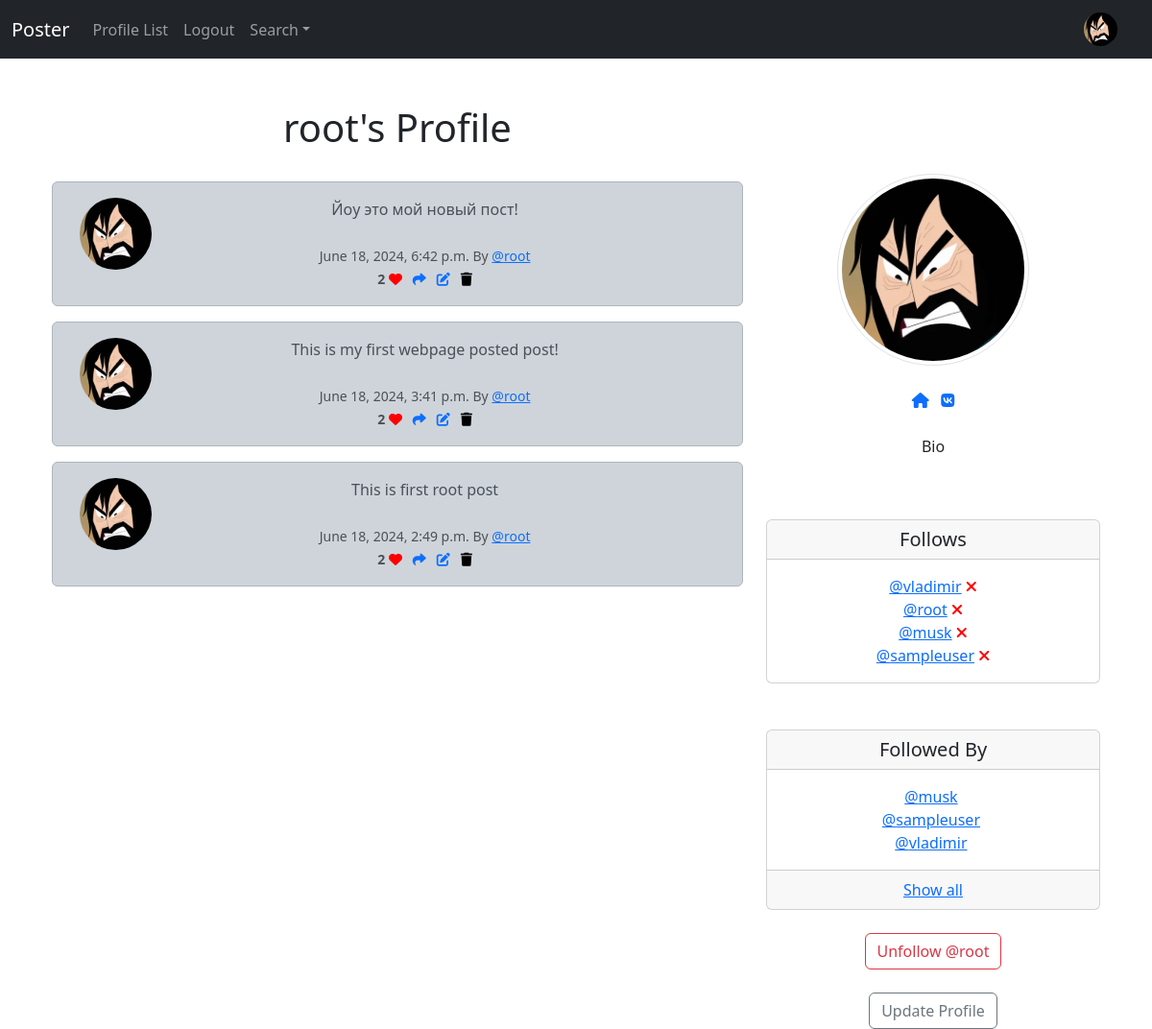
Screenshot of /profile/1 (signed in) with the database file from the repository.
### poster/models.py (models this page shows, shortened)
class Profile(models.Model):
    user = models.OneToOneField(User, on_delete=models.CASCADE)
    follows = models.ManyToManyField('self', related_name='followed_by', symmetrical=False, blank=True)
    date_modified = models.DateTimeField(User, auto_now=True)
    profile_image = models.ImageField(null=True, blank=True, upload_to='images/')
    profile_bio = models.CharField(null=True, blank=True, max_length=140)
    website_link = models.CharField(null=True, blank=True, max_length=2000)
    vk_link = models.CharField(null=True, blank=True, max_length=2000)
    def __str__(self):
        return self.user.username

class Post(models.Model):
    user = models.ForeignKey(
        User, related_name='posts',
        on_delete=models.DO_NOTHING)
    body = models.CharField(max_length=200)
    created_at = models.DateTimeField(auto_now_add=True)
    likes = models.ManyToManyField(User, related_name='post_like', blank=True)
    def likes_count(self):
        return self.likes.count()

### poster/views.py (the view, shortened to what this page needs)
# urls.py: path('profile/<int:pk>', views.profile, name='profile'),
def profile(request, pk):
    if request.user.is_authenticated:
        profile = Profile.objects.get(user_id=pk)
        posts = Post.objects.filter(user_id=pk).order_by('-created_at')
        return render(request, 'profile.html', {'profile': profile, 'posts': posts})
    else:
        messages.success(request, 'You must be logged in to view this page.')
        return redirect('home')

### poster/templates/profile.html (shortened to what this page needs)
{% extends 'base.html' %}
{% load static %}
{% block content %}
{% if profile %}
<div class="container text-center" xmlns="http://www.w3.org/1999/html">
        <div class="row">
            <div class="col-8">
                <h1>{{ profile.user.username }}'s Profile</h1><br/>
                    {% if posts %}
                    {% for post in posts %}
                        {% include 'post_base.html' %}
                    {% endfor %}
                    {% endif %}
            </div>
            <div class="col-4">
                <br/><br/><br/>
                {% if profile.profile_image %}
                    <img src="{{ profile.profile_image.url }}" width=200 height=200 class="img-thumbnail rounded-circle">
                {% else %}
                    <img src="{% static 'images/default_pfp.png' %}" width=200 height=200 class="img-thumbnail rounded-circle" alt="Profile Image">
                {% endif %}
                <br/><br/>
                {% if profile.website_link %}
                    <a href="{{ profile.website_link }}" target="new"><i class="fa-solid fa-house"></i></i></a>
                {% endif %}
                {% if profile.vk_link %}
                    <a href="{{ profile.vk_link }}" target="new"><i class="fa-brands fa-vk"></i></a>
                {% endif %}
                <br/><br/>
                {% if profile.profile_bio %}
                <p align="center">{{ profile.profile_bio }}</p>
                {% endif %}
                <br/><br/>
                <div class="card">
                <h5 class="card-header">Follows</h5>
                    <div class="card-body">
                        <p class="card-text">
                        {% for following in profile.follows.all %}
                        <a href="{% url 'profile' following.user.id %}">@{{ following|lower }}</a>
                        <a href="{% url 'unfollow' following.user.id %}"><i class="fa-solid fa-xmark" style="color: Red"></i></a>
                        <br/>
                        {% endfor %}
                        </p>
                    </div>
                </div>
                <br/><br/>
                <div class="card">
                    <h5 class="card-header">Followed By</h5>
                        <div class="card-body">
                            <p class="card-text">
                                {% for following in profile.followed_by.all|slice:3 %}
                                    <a href="{% url 'profile' following.user.id %}">@{{ following|lower }}</a>&nbsp;
                                    <br/>
                                {% endfor %}
                            </p>
                        </div>
                        <div class="card-footer">
                            <a href="{% url 'profile_followers'  profile.user.id %}">Show all</a>
                        </div>
                </div>
                <br/>
    <form method="POST">
        {% if profile in user.profile.follows.all %}
            <button class="btn btn-outline-danger"
                name="follow" value="unfollow"
                type="submit">Unfollow @{{ profile.user.username|lower }}
            </button>
        {% else %}
            <button class="btn btn-outline-success"
                name="follow" value="follow"
                type="submit">Follow @{{ profile.user.username|lower }}
            </button>
        {% endif %}
    </form>
<br/>
                {% if request.user.id == profile.user.id %}
                    <a href="{% url 'update_user' %}" class="btn btn-outline-secondary">Update Profile</a>
                {% endif %}
            </div>
        </div>
    </div>
{% endif %}
{% endblock %}

### poster/templates/navbar.html (shortened to what this page needs)
{% load static %}
<nav class="navbar navbar-expand-lg navbar-dark bg-dark" xmlns="http://www.w3.org/1999/html">
  <div class="container-fluid">
    <a class="navbar-brand" href="{% url 'home' %}">Poster</a>
    <div class="collapse navbar-collapse" id="navbarSupportedContent">
      <ul class="navbar-nav me-auto mb-2 mb-lg-0">
        <li class="nav-item">
          <a class="nav-link" href="{% url 'profile_list' %}">Profile List</a>
        </li>
        {% if user.is_authenticated %}
          <li class="nav-item">
            <a class="nav-link" href="{% url 'logout' %}">Logout</a>
          </li>
        {% endif %}
        <li class="nav-item dropdown">
          <a class="nav-link dropdown-toggle" href="#" role="button" data-bs-toggle="dropdown" aria-expanded="false">Search</a>
        </li>
      </ul>
      {% if user.is_authenticated %}
        <ul class="navbar-nav ml-auto">
          <li class="nav-link navbar-brand">
            {% if user.profile.profile_image %}
              <a href="{% url 'profile' request.user.id %}"><img src="{{ user.profile.profile_image.url }}" class="rounded-circle" width="35"></a>
            {% else %}
              <a href="{% url 'profile' request.user.id %}"><img src="{% static 'images/default_pfp.png' %}" class="rounded-circle" width="35"></a>
            {% endif %}
          </li>
        </ul>
      {% endif %}
    </div>
  </div>
</nav>

### poster/templates/post_base.html (shortened to what this page needs)
{% load static %}
<div class="alert alert-dark" role="alert">
    <div class="container">
        <div class="row">
            <div class="col-1">
            {% if post.user.profile.profile_image %}
                <img src="{{ post.user.profile.profile_image.url }}" width=75 height=75 class="rounded-circle" alt="{{ post.user.profile.user.username }}">
            {% else %}
                <img src="{% static 'images/default_pfp.png' %}" width=75 height=75 class="rounded-circle" alt="Profile Image">
            {% endif %}
            </div>
            <div class="col-11">
                {{ post.body }}<br/><br/>
                <small class="text-muted">
                    {{ post.created_at }} By
                    <a href="{% url 'profile' post.user.id %}">@{{ post.user.username|lower }}</a>
                    <br/>
                    <b>{{ post.likes_count }}</b>
                    {% if user in post.likes.all %}
                        <a href="{% url 'post_like' post.id %}"><i class="fa-solid fa-heart" style="color:Red"></i></a>
                    {% else %}
                        <a href="{% url 'post_like' post.id %}"><i class="fa-regular fa-heart"></i></a>
                    {% endif %}
                    <a href="{% url  'post_page' post.id %}"><i class="fa-solid fa-share"></i></a>
                    {% if request.user.username == post.user.username %}
                        <a href="{% url  'edit_post' post.id %}"><i class="fa-solid fa-edit"></i></a>
                        <a href="{% url  'delete_post' post.id %}"><i class="fa-solid fa-trash" style="color:Black"></i></a>
                    {% endif %}
                </small>
            </div>
        </div>
    </div>
</div>

### rows the page displays
Profile: user.username "root", profile_image (picture), profile_bio "Bio"
Post: user.profile.profile_image (picture), body "Йоу это мой новый пост!", created_at "June 18, 2024, 6:42 p.m.", user.username "root", likes_count "2"
Post: user.profile.profile_image (picture), body "This is my first webpage posted post!", created_at "June 18, 2024, 3:41 p.m.", user.username "root", likes_count "2"
Post: user.profile.profile_image (picture), body "This is first root post", created_at "June 18, 2024, 2:49 p.m.", user.username "root", likes_count "2"
Profile: user.username "vladimir"
Profile: user.username "musk"
Profile: user.username "sampleuser"
